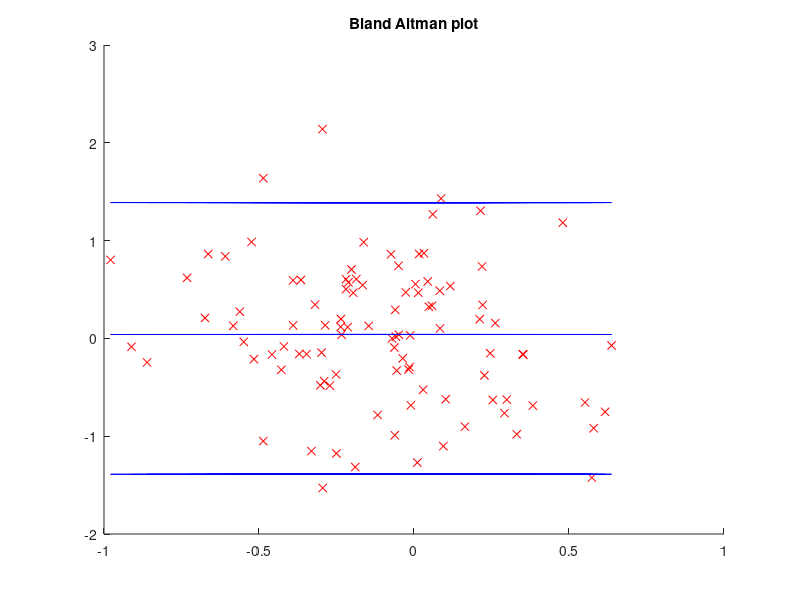
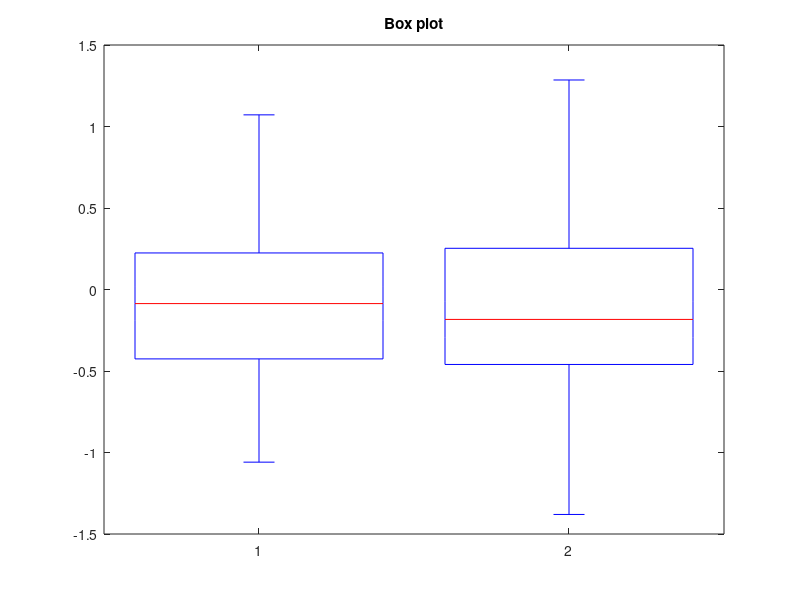

These charts were generated, in order, by the following MATLAB code: (Note: this script raises an error after producing the figures.)
%% Exercise in Computer Aided Medical
%% Procedures II (Validation)
%% Abouzar Eslami, PhD, Sebastian Poelsterl, Prof. Nassir Navb
%% Summer 2013

clear all
close all
%%%%%%%%%%%%%%%%%%
% Part a
%%%%%%%%%%%%%%%%%%%
% Read normtemp dataset
M = csvread('normtemp.csv', 1,0);
%
males = M(M(:,2) == 1,:);
females = M(M(:,2) == 2,:);
disp('Difference between temperatures in males and females');
result = ttest2(males, females);
%the null hypothesis states that the data in vectors x and y comes
% from independent
%random samples from normal distributions with equalmeans and equal but
%unknown variances
if result == 1
    disp('Result: Null hypothesis rejected at 5% significance level (means probably not equivalent');
else
    disp('Result: Null hypothesis not rejected (means probably are equivalent) ');
end

%%
%%%%%%%%%%%%%%%%%%
% Part b
%%%%%%%%%%%%%%%%%%
% Read galton dataset
N = csvread('galton.csv',1,0);
result_height = ttest(N(:,1),N(:,2));
display('Difference between child and parents height');
if result == 1
    disp('Result: Null hypothesis rejected at 5% significance level (means probably not equivalent');
else
    disp('Result: Null hypothesis not rejected (means probably are equivalent) ');
end
% This test assumes that the variance is unknown but equal for both 
% of the distributions, and this is not the case since the size of the
% sample of the parent's height is 2.

%%
%%%%%%%%%%%%%%%%%%
% Part c
%%%%%%%%%%%%%%%%%%
n = 100;
V_1 = randn(n,1);
V_2 = 0.3 + randn(n,1);
% Test should return positive
V_tp = V_1(V_1<0.15); % true positive
tp = length(V_tp); % samples that are true positive
V_fn = V_1(V_1>=0.15); % false negative
fn = length(V_fn); %fn samples
% Test should return negative
V_tn = V_2(V_2>=0.15); % true negative
tn = length(V_tn); %tn samples
V_fp = V_2(V_2<0.15); % false positive
fp = length(V_fp); %fp samples
disp(['Number of true positives: ' num2str(tp)]);
disp(['Number of false negatives: ' num2str(fn)]);
disp(['Number of true negatives: ' num2str(tn)]);
disp(['Number of false positives: ' num2str(fp)]);

accuracy = (tp + tn)/(tp+tn+fn+fp);
disp(['Accuracy of the classifier: ' num2str(accuracy)]);
sensitivity = tp/(tp+fn); % true positive rate
disp(['Sensitivity of the classifier: ' num2str(sensitivity)]);
specificity = tn/(tn+fp); % true negative rate
disp(['Specificity of the classifier: ' num2str(specificity)]);

%%
%%%%%%%%%%%%%%%%%%
% Part d
%%%%%%%%%%%%%%%%%%
data1 = 0.5*randn(n,1);
data2 = 0.5*randn(n,1);
data_mean = (data1+data2)./2;
data_diff = data1-data2;
middle = mean(data_diff);
sd = std(data_diff);
figure(1);
hold on;
plot(data_mean,data_diff,'rx');
plot(data_mean,middle*ones(1,length(data_mean)),'b-');
plot(data_mean,-1.96*sd*ones(1,length(data_mean)),'b-');
plot(data_mean,+1.96*sd*ones(1,length(data_mean)),'b-');
hold off;
title('Bland Altman plot')
figure(2);
boxplot([data1,data2]);
title('Box plot')

%%
%%%%%%%%%%%%%%%%%%
% Part e
%%%%%%%%%%%%%%%%%%
%% Read the image
I = imread('vessel.png'); 
I = double(I(:,:,1));

%% Set the Parameters
sigmas = [1:1:5];
beta  = 1;
c     = 100;

%% Create matrices to store all vesselness images
AllScale =zeros([size(I) length(sigmas)]);

%% Display the original image
figure(1); subplot(1,2,1); imagesc(I); axis image; colormap gray;axis off; title('Original');

% Frangi filter for all the scales sigma
for i = 1:length(sigmas)
    
    % 1. Calculate the 2D hessian for the scale sigmas(i)
    [Dxx,Dxy,Dyy] = Hessian2D(I,sigmas(i));
    
    % Correct for scale
    Dxx = (sigmas(i)^2)*Dxx;
    Dxy = (sigmas(i)^2)*Dxy;
    Dyy = (sigmas(i)^2)*Dyy;
    % Calculate eigenvalues and vectors and sort the eigenvalues
    [Lambda1,Lambda2]=eig2image(Dxx,Dxy,Dyy);

    % 2. Compute the similarity measures that make sense in 2D
    % and the corresponding vesselness measure
    Rb  = Lambda1./Lambda2;
    S   = sqrt(Lambda1.^2+Lambda2.^2);
    Vesselness = exp(-Rb/(2*beta^2)) .* (ones(size(I))-exp(-S.^2/(2*c^2)));
    
    % 3. Set to Vesselness to 0 if Lambda2 is positive
    % and Store the results in the matrix AllScale
    if Lambda2>0
        Vesselness = 0;
    end
    AllScale(:,:,i) = Vesselness;
    
    figure(1); subplot(1,2,2); imagesc(Vesselness); axis image; colormap gray;axis off; title(sigmas(i));
    pause(0.1)
end

% 4. Which scale returns the highest vesselness value?
% Deduce the filtered image If
If = max(AllScale,[],3);

% Display
figure(1); subplot(1,2,2); imagesc(If); axis image; ...
    colormap gray;axis off; title('Frangi filter');

%%Compute mean squared error
MSE = mean2((double(I(:))-double(If(:))).^2);
mu = mean2(double(I(:)));
P_signal = mean2((double(I(:))-mu).^2); 
SNR = 10*log10(P_signal./MSE)
%%
%%%%%%%%%%%%%%%%%%
% Part f
%%%%%%%%%%%%%%%%%%
% Read images
Image_1 = imread('1.tif');
Image_2 = imread('2.tif');
Image_3 = imread('3.tif');

%Calculate dice between image 1 and 2
X = Image_1;
B = Image_2;
X=X(:);
B=B(:);
% Get number of voxels that intersect (mask with one and add up)
common=sum(X & B & 1); 
cm=sum(X & 1); % the number of voxels in m
co=sum(B & 1); % the number of voxels in o
Dice(1)=(2*common)/(cm+co);

X = Image_2;
B = Image_3;
X=X(:);
B=B(:);
common=sum(X & B & 1); 
cm=sum(X & 1); % the number of voxels in m
co=sum(B & 1); % the number of voxels in o
Dice(2)=(2*common)/(cm+co);

X = Image_1;
B = Image_3;
X=X(:);
B=B(:);
common=sum(X & B & 1); 
cm=sum(X & 1); % the number of voxels in m
co=sum(B & 1); % the number of voxels in o
Dice(3)=(2*common)/(cm+co);

X = Image_1;
B = Image_2;
C = Image_3;
X=X(:);
B=B(:);
C=C(:);
common=sum(X & B & C & 1); 
cm=sum(X & 1); % the number of voxels in m
co=sum(B & 1); % the number of voxels in o
cc=sum(C & 1);
Dice(4)=(2*common)/(cm+co+cc);

disp(['Dice between image 1 and 2: ' num2str(Dice(1))]);
disp(['Dice between image 2 and 3: ' num2str(Dice(2))]);
disp(['Dice between image 1 and 3: ' num2str(Dice(3))]);
disp(['Dice between image 1 and 2 and 3: ' num2str(Dice(4))]);